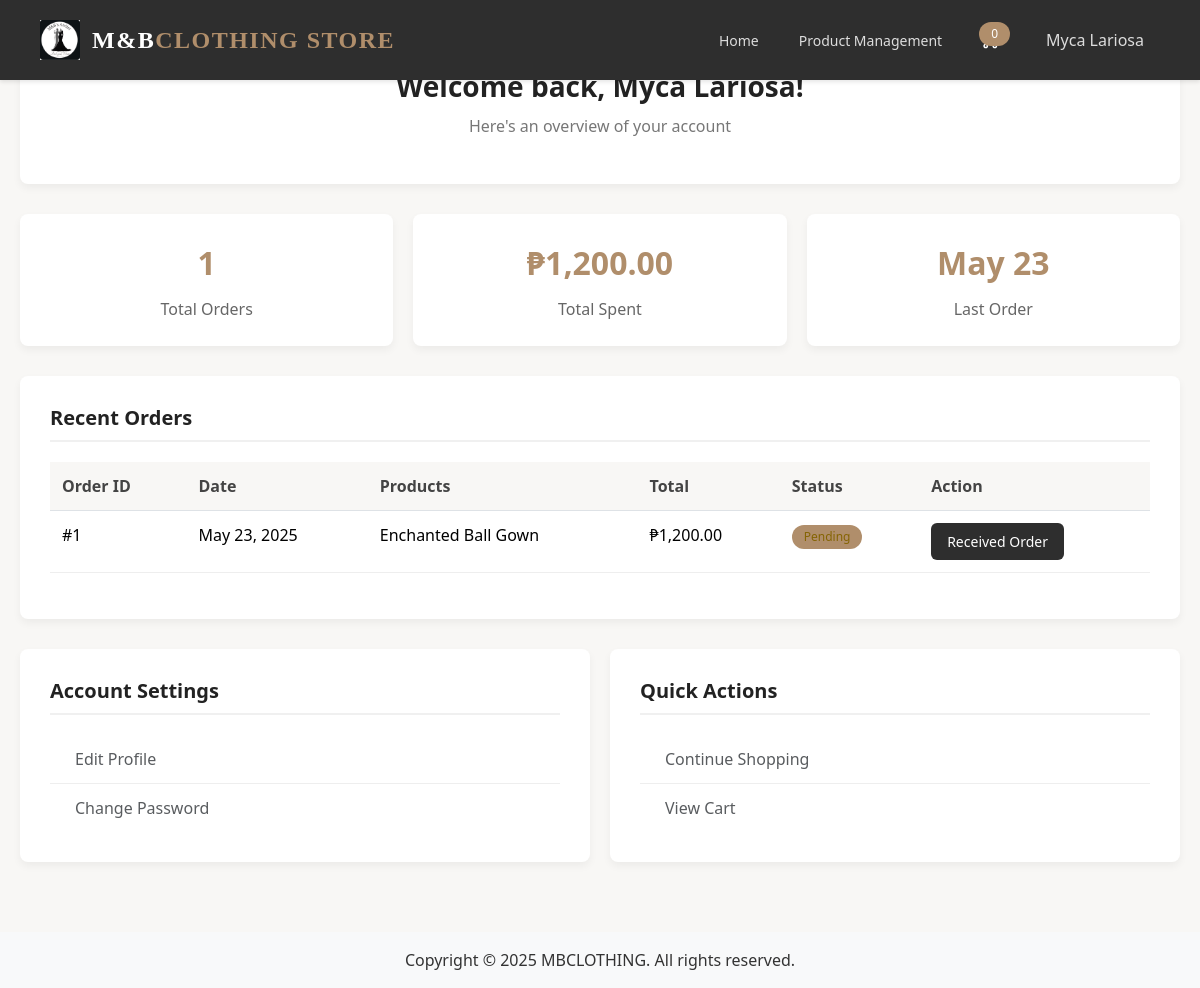
Page /dashboard.php (signed in) on the earlier database version.
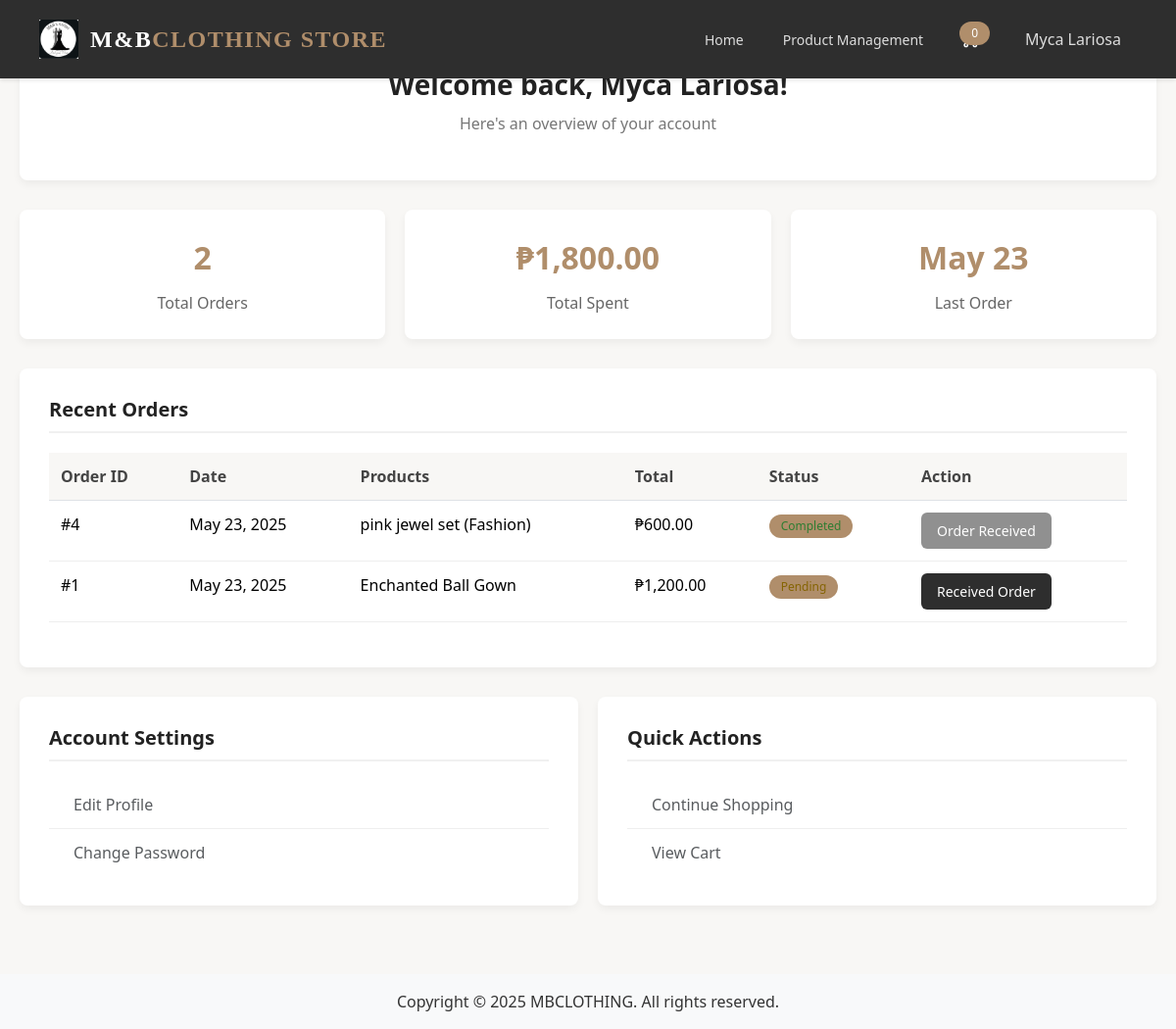
Same page on the later database version.
### tables this page shows
CREATE TABLE `order_details` (
  `id` int(11) NOT NULL,
  `order_id` int(11) NOT NULL,
  `product_id` int(11) NOT NULL,
  `quantity` int(11) NOT NULL,
  `price` decimal(10,2) NOT NULL,
  `subtotal` decimal(10,2) NOT NULL
);

CREATE TABLE `orders` (
  `id` int(11) NOT NULL,
  `customer_id` int(11) DEFAULT NULL,
  `guest_name` varchar(255) DEFAULT NULL,
  `guest_phone` varchar(20) DEFAULT NULL,
  `guest_address` varchar(255) DEFAULT NULL,
  `total` decimal(10,2) NOT NULL,
  `created_at` timestamp NOT NULL DEFAULT current_timestamp(),
  `updated_at` timestamp NOT NULL DEFAULT current_timestamp() ON UPDATE current_timestamp(),
  `status` enum('Pending','Completed') NOT NULL DEFAULT 'Pending'
);

CREATE TABLE `products` (
  `id` int(11) NOT NULL,
  `category_id` int(11) NOT NULL,
  `name` varchar(255) NOT NULL,
  `description` text DEFAULT NULL,
  `price` decimal(10,2) NOT NULL,
  `slug` varchar(255) NOT NULL,
  `image_path` varchar(255) DEFAULT NULL,
  `created_at` timestamp NOT NULL DEFAULT current_timestamp(),
  `updated_at` timestamp NOT NULL DEFAULT current_timestamp() ON UPDATE current_timestamp()
);

### app/models/User.php (called while the page is built, shortened)
<?php
class User extends Database {
    private $db;
    public function __construct() {
        $this->db = $this->getConnection();
    }
    public function find($id) {
        $sql = "SELECT * FROM users WHERE id = :id";
        $stmt = $this->db->prepare($sql);
        $stmt->execute(['id' => $id]);
        return $stmt->fetch(\PDO::FETCH_ASSOC);
    }
}

### app/includes/database.php (called while the page is built, shortened)
<?php
class Database {
    private $host = "localhost";
    private $db_name = "ecommerce";
    private $username = "root";
    private $password = "";
    protected $conn;
    public function __construct() {
        try {
            $this->conn = new \PDO("mysql:host=" . $this->host . ";dbname=" . $this->db_name, $this->username, $this->password);
            $this->conn->setAttribute(\PDO::ATTR_ERRMODE, \PDO::ERRMODE_EXCEPTION);
        } catch (\PDOException $e) {
            die("Connection failed: " . $e->getMessage());
        }
    }
    public function getConnection() {
        return $this->conn;
    }
}

### helpers/role_helper.php (called while the page is built, shortened)
<?php
function isAdmin() {
    $userId = $_SESSION['user']['id'];
    $userModel = new User();
    $user = $userModel->find($userId);
    if ($user && isset($user['role']) && $user['role'] === 'admin') {
        return true;
    }
    return false;
}

### helpers/functions.php (called while the page is built, shortened)
<?php
if (!function_exists('template')) {
    function template($file, $options = []) {
                ?>
                <?php
        include 'templates/' . $file;
    }
}

### app/models/Checkout.php (called while the page is built, shortened)
<?php
class Checkout extends Database
{
    private $db;
    public function __construct()
    {
        $this->db = $this->getConnection();
    }
    public function getUserOrders($userId)
    {
        $sql = "SELECT o.id, o.status, o.created_at AS order_date, p.name AS product_name, od.quantity, od.price AS total_price
                FROM orders o
                JOIN order_details od ON o.id = od.order_id
                JOIN products p ON od.product_id = p.id
                WHERE o.customer_id = :user_id
                ORDER BY o.created_at DESC";
        $stmt = $this->db->prepare($sql);
        $stmt->execute(['user_id' => $userId]);
        return $stmt->fetchAll(\PDO::FETCH_ASSOC);
    }
}

### dashboard.php (the view, shortened to what the changed rows need)
<?php
include 'helpers/functions.php';
$checkout = new Checkout();
$userOrders = $checkout->getUserOrders($_SESSION['user']['id']);
$userInfo = $_SESSION['user'];
template('header.php'); ?>
<div class="dashboard-container">
    <div class="dashboard-header">
        <h1 class="welcome-message">Welcome back, <?php echo htmlspecialchars($userInfo['name']); ?>!</h1>
    </div>
    <div class="stats-row">
        <div class="stats-card">
            <div class="stats-number"><?php echo count($userOrders); ?></div>
            <div class="stats-label">Total Orders</div>
        </div>
        <div class="stats-card">
            <div class="stats-number">₱<?php
                $totalSpent = array_sum(array_column($userOrders, 'total_price'));
                echo number_format($totalSpent, 2);
            ?></div>
            <div class="stats-label">Total Spent</div>
        </div>
        <div class="stats-card">
            <div class="stats-number"><?php
                $lastOrder = end($userOrders);
                echo $lastOrder ? date('M d', strtotime($lastOrder['order_date'])) : 'N/A';
            ?></div>
            <div class="stats-label">Last Order</div>
        </div>
    </div>
    <div class="dashboard-card">
        <?php if (!empty($userOrders)): ?>
            <div class="table-responsive">
                <table class="table">
                    <thead>
                        <tr>
                            <th>Order ID</th>
                            <th>Date</th>
                            <th>Products</th>
                            <th>Total</th>
                            <th>Status</th>
                            <th>Action</th>
                        </tr>
                    </thead>
                    <tbody>
                        <?php foreach ($userOrders as $order): ?>
                            <tr>
                                <td>#<?php echo $order['id']; ?></td>
                                <td><?php echo date('M d, Y', strtotime($order['order_date'])); ?></td>
                                <td><?php echo htmlspecialchars($order['product_name']); ?></td>
                                <td>₱<?php echo number_format($order['total_price'], 2); ?></td>
                                <td>
                                    <?php
                                    echo isset($order['status']) && $order['status'] === 'Completed'
                                        ? '<span class="badge badge-success">Completed</span>'
                                        : '<span class="badge badge-warning">Pending</span>';
                                    ?>
                                </td>
                                <td>
                                    <form method="POST" action="dashboard.php">
                                        <?php if (isset($order['status']) && $order['status'] === 'Pending'): ?>
                                            <button type="submit" name="mark_completed" class="btn btn-primary btn-sm">Received Order</button>
                                        <?php else: ?>
                                            <button class="btn btn-primary btn-sm" disabled>Order Received</button>
                                        <?php endif; ?>
                                    </form>
                                </td>
                            </tr>
                        <?php endforeach; ?>
                    </tbody>
                </table>
            </div>
        <?php endif; ?>
    </div>
</div>

Differences in the rows shown:
now on this page (row unchanged): orders: created_at "May 23"
added order_details: order "4", order.created_at "May 23, 2025", product.name "pink jewel set (Fashion)", price "600.00", shows "Completed", shows "Order Received"
Other differences:
count($userOrders): "1" → "2"
$totalSpent: "1,200.00" → "1,800.00"
